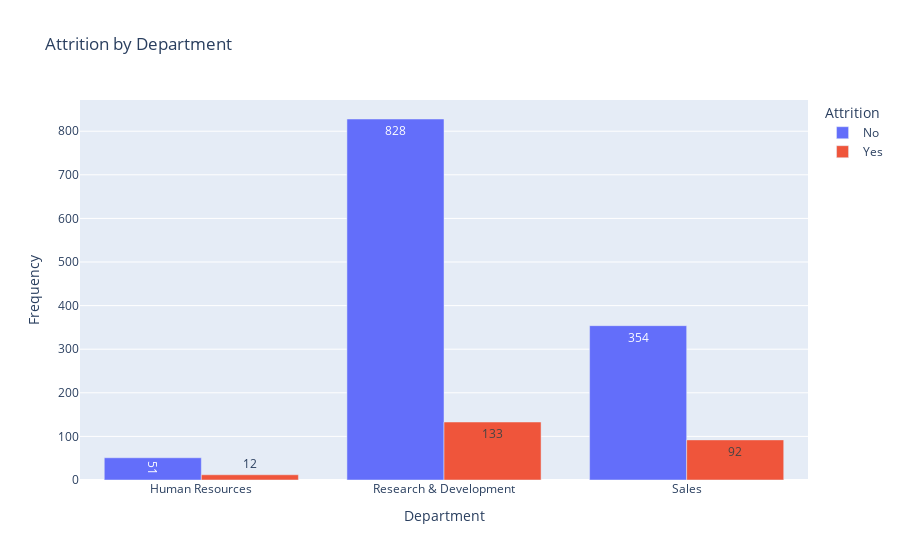

The notebook cell this image was saved under:
### Markdown cell above
### Categorical Feature Analysis
    1️⃣ Attrition by Department 
    2️⃣ Attrition by Job Role 
    3️⃣ Attrition by Marital Status 
    4️⃣ Attrition by Overtime Work

### Code cell
# Attrition by Department
fig_dept = px.bar(
    df_cleaned.groupby("Department")["Attrition"].value_counts().unstack(),
    title="Attrition by Department",
    labels={"value": "Frequency", "Department": "Department"},
    barmode="group",
    color_discrete_sequence=["#636EFA", "#EF553B"],
    text_auto= True
)
fig_dept.show()

### Figure 1 — Plotly figure (JSON) as saved in the notebook; plotly's stock layout.template omitted (floating-point values rounded to 4 significant figures)
{"data": [{"alignmentgroup": "True", "hovertemplate": "Attrition=No<br>Department=%{x}<br>Frequency=%{y}<extra></extra>", "legendgroup": "No", "marker": {"color": "#636EFA", "pattern": {"shape": ""}}, "name": "No", "offsetgroup": "No", "orientation": "v", "showlegend": true, "textposition": "auto", "texttemplate": "%{y}", "type": "bar", "x": ["Human Resources", "Research & Development", "Sales"], "xaxis": "x", "y": [51, 828, 354], "yaxis": "y"}, {"alignmentgroup": "True", "hovertemplate": "Attrition=Yes<br>Department=%{x}<br>Frequency=%{y}<extra></extra>", "legendgroup": "Yes", "marker": {"color": "#EF553B", "pattern": {"shape": ""}}, "name": "Yes", "offsetgroup": "Yes", "orientation": "v", "showlegend": true, "textposition": "auto", "texttemplate": "%{y}", "type": "bar", "x": ["Human Resources", "Research & Development", "Sales"], "xaxis": "x", "y": [12, 133, 92], "yaxis": "y"}], "layout": {"barmode": "group", "legend": {"title": {"text": "Attrition"}, "tracegroupgap": 0}, "title": {"text": "Attrition by Department"}, "xaxis": {"anchor": "y", "domain": [0, 1], "title": {"text": "Department"}}, "yaxis": {"anchor": "x", "domain": [0, 1], "title": {"text": "Frequency"}}}}
